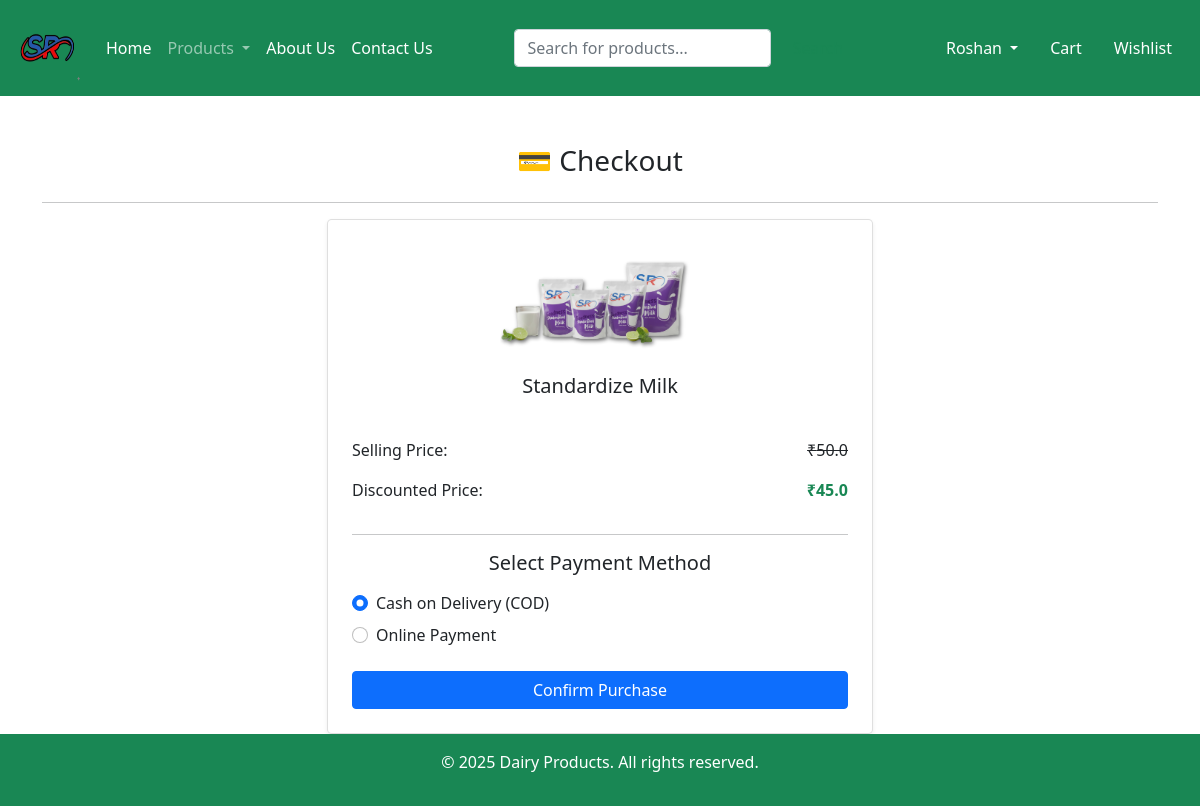
Page /buy-now/1/ (signed in) on the committed database.
### app/models.py (models this page shows, shortened)
class product(models.Model):
    CATEGORY_CHOICES=(
    ('CR','Curd'),
    ('ML','Milk'),
    ('LS','Lassi'),
    ('MS','Milkshake'),
    ('PN','Paneer'),
    ('GH','Ghee'),
    ('CZ','Cheese'),
    ('IC','Ice-Creams'),
    )
    title=models.CharField(max_length=100)
    selling_price=models.FloatField()
    discounted_price=models.FloatField()
    description=models.TextField()
    composition=models.TextField(default="")
    category=models.CharField(choices=CATEGORY_CHOICES,max_length=2)
    product_image=models.ImageField(upload_to='product')

### app/views.py (the view)
# urls.py: path('buy-now/<int:id>/', views.buy_now, name='buy_now'),
@login_required
def buy_now(request, id):
    product_item = get_object_or_404(product, id=id)
    context = {'product': product_item}
    return render(request, 'app/buy_now.html', context)

### app/templates/app/buy_now.html (shortened to what this page needs)
{% extends 'app/base.html' %}
{% load static %}
{% block main-content %}
<div class="container my-5">
  <h3 class="text-center mb-4">💳 Checkout</h3>
  <hr>
  <div class="row justify-content-center">
    <div class="col-md-6">
      <div class="card shadow-sm p-4 rounded-3">
        <div class="text-center mb-3">
          <img src="{{ product.product_image.url }}" alt="{{ product.title }}" width="200" class="rounded">
        </div>
        <h5 class="text-center text-capitalize">{{ product.title }}</h5>
        <div class="d-flex justify-content-between my-3">
          <span>Selling Price:</span>
          <span><del>₹{{ product.selling_price }}</del></span>
        </div>
        <div class="d-flex justify-content-between mb-3">
          <span>Discounted Price:</span>
          <span class="fw-bold text-success">₹{{ product.discounted_price }}</span>
        </div>
        <hr>
        <h5 class="text-center mb-3">Select Payment Method</h5>
        <form method="post" action="">
          <div class="form-check mb-2">
            <input class="form-check-input" type="radio" name="payment" id="cod" value="COD" checked>
            <label class="form-check-label" for="cod">Cash on Delivery (COD)</label>
          </div>
          <div class="form-check mb-4">
            <input class="form-check-input" type="radio" name="payment" id="online" value="Online">
            <label class="form-check-label" for="online">Online Payment</label>
          </div>
          <button type="submit" class="btn btn-primary w-100">Confirm Purchase</button>
        </form>
      </div>
    </div>
  </div>
</div>
<br>
{% endblock main-content %}

### app/templates/app/base.html (shortened to what this page needs)
<!DOCTYPE html>
{% load static %}
<html lang="en">
<head>
    <link href="https://cdn.jsdelivr.net/npm/bootstrap@5.0.2/dist/css/bootstrap.min.css"
          rel="stylesheet"
>
    <link rel="stylesheet" href="{% static 'app/css/owl.carousel.min.css' %}" />
    <link rel="stylesheet" href="{% static 'app/css/all.min.css' %}" />
    <link rel="stylesheet" href="{% static 'app/css/style.css' %}" />
</head>
<body>
    <nav class="navbar navbar-expand-lg navbar-dark bg-success">
        <div class="container-fluid">
            <a class="navbar-brand" href="#">
                <img src="{% static 'app/images/product/srlogo.png' %}" width="70" height="70" alt="Logo" />
            </a>
            <div class="collapse navbar-collapse" id="navbarSupportedContent">
                <ul class="navbar-nav me-auto mb-2 mb-lg-0">
                    {% if request.user.is_authenticated %}
                    <li class="nav-item">
                        <a class="nav-link active" aria-current="page" href="/">Home</a>
                    </li>
                    <li class="nav-item dropdown">
                        <a class="nav-link dropdown-toggle" href="#" role="button"
                           data-bs-toggle="dropdown" aria-expanded="false">
                           Products
                        </a>
                    </li>
                    <li class="nav-item">
                        <a class="nav-link text-white" href="{% url 'about' %}">About Us</a>
                    </li>
                    <li class="nav-item">
                        <a class="nav-link text-white" href="{% url 'contact' %}">Contact Us</a>
                    </li>
                </ul>
                <form class="d-flex" method="GET" action="{% url 'search' %}">
  <input class="form-control me-2" type="search" placeholder="Search for products..." name="query" required>
  <button class="btn btn-outline-success" type="submit">Search</button>
</form>
                <ul class="navbar-nav ms-auto mb-2 mb-lg-0">
                    <li class="nav-item dropdown mx-2">
                        <a class="nav-link dropdown-toggle text-white" href="#" id="profileDropdown"
                           role="button" data-bs-toggle="dropdown" aria-expanded="false">
                           {{ request.user.username|capfirst }}
                        </a>
                    </li>
                    <li class="nav-item mx-2">
                        <a href="{% url 'show_cart' %}" class="nav-link text-white">Cart</a>
                    </li>
                    <li class="nav-item mx-2">
                        <a href="{% url 'wishlist'  %}" class="nav-link text-white">Wishlist</a>
                    </li>
                </ul>
                    {% endif %}
            </div>
        </div>
    </nav>
    {% block main-content %}{% endblock main-content %}
    <footer class="bg-success fixed-bottom text-center text-white py-3">
        <p>&copy; 2025 Dairy Products. All rights reserved.</p>
    </footer>
</body>
</html>

### rows in the picture
product: product_image (picture), title "Standardize Milk", selling_price "50.0", discounted_price "45.0"

### other values in the picture
{{ request.user.username|capfirst }} "Roshan"
